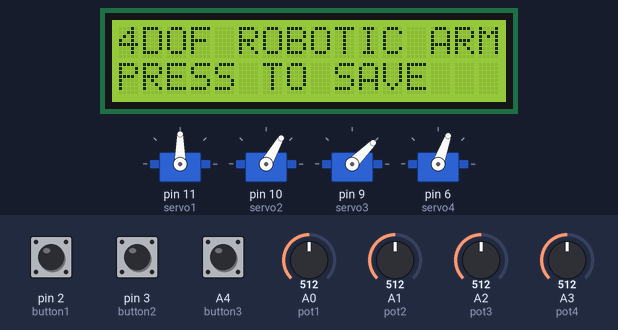
A sketch run on a simulated Arduino Uno, built with avr-gcc and run on an emulated ATmega328P. On the bench: 16×2 character LCD, 4 × servo. The inputs (shaded band) are chosen by the test bench; at power-on: pin 2 (button1) LOW, A4 (button3) LOW, pin 3 (button2) LOW, A0 (pot1) = 512, A1 (pot2) = 512, A2 (pot3) = 512, A3 (pot4) = 512. What the sketch prints to the serial monitor is not drawn.

Above: at 1.2 s.
1.3 s: pin 2 (button1) pulled HIGH for 3.2 s
At 2.2 s:
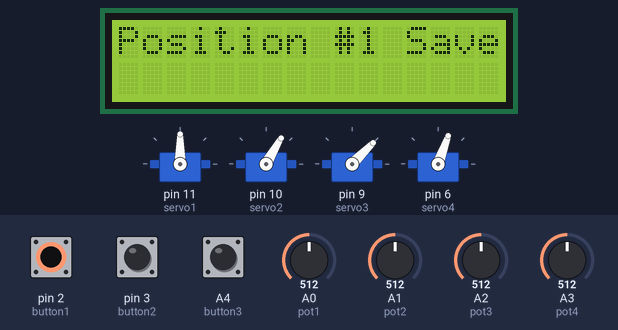
6.0 s: A4 (button3) pulled HIGH for 3.2 s
At 9.8 s:
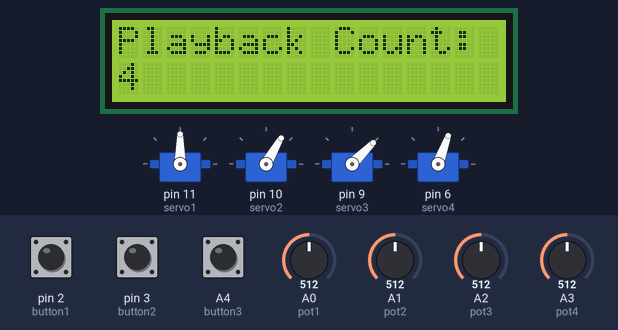
10.7 s: pin 3 (button2) pulled HIGH for 0.15 s
At 10.88 s:
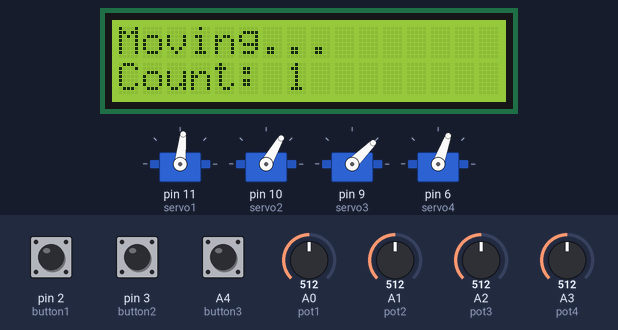
Timing chart, 0 to 63.8 s (numbered marks = the images above; inputs shaded):
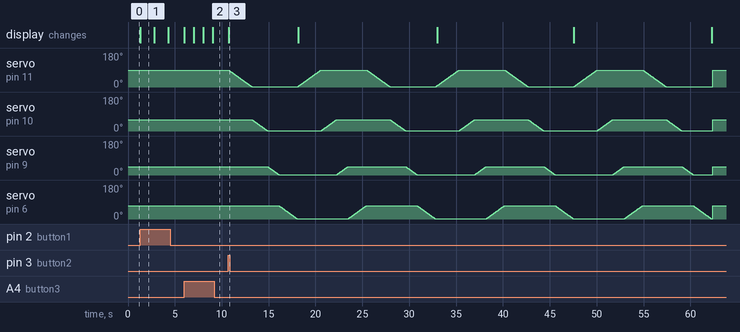

The sketch:

main.ino
```cpp
#include <Servo.h>
#include <LiquidCrystal.h>

Servo servo1;
Servo servo2;
Servo servo3;
Servo servo4;

LiquidCrystal lcd(13, 12, 8, 7, 5, 4); // Modify pin numbers to match your wiring

const int button1 = 2;
const int button2 = 3;
const int button3 = A4; // New button to set playback count

int button1Pressed = 0;
boolean button2Pressed = false;

const int pot1 = A0;
const int pot2 = A1;
const int pot3 = A2;
const int pot4 = A3;

int pot1Val;
int pot2Val;
int pot3Val;
int pot4Val;

int pot1Angle;
int pot2Angle;
int pot3Angle;
int pot4Angle;

int servo1PosSave[] = {1, 1, 1, 1, 1, 1, 1, 1};
int servo2PosSave[] = {1, 1, 1, 1, 1, 1, 1, 1};
int servo3PosSave[] = {1, 1, 1, 1, 1, 1, 1, 1};
int servo4PosSave[] = {1, 1, 1, 1, 1, 1, 1, 1};

int playbackCount = 0; // Number of times to play back
int servo1Step = 1; // The step size for servo1
int servo2Step = 1; // The step size for servo2
int servo3Step = 1; // The step size for servo3
int servo4Step = 1; // The step size for servo4
int servoMoveDelay = 28; // Delay between each step in milliseconds

void setup() {
  lcd.begin(16, 2);
  Serial.begin(9600);

  servo1.attach(11);
  servo2.attach(10);
  servo3.attach(9);
  servo4.attach(6);

  pinMode(button1, INPUT);
  pinMode(button2, INPUT);
  pinMode(button3, INPUT);

  servo1.write(90);
  servo2.write(90);
  servo3.write(90);
  servo4.write(90);

  lcd.setCursor(0, 0);
  lcd.print("4DOF ROBOTIC ARM");
  lcd.setCursor(0, 1);
  lcd.print("PRESS TO SAVE");
}

void loop() {
  pot1Val = analogRead(pot1);
  pot1Angle = map(pot1Val, 0, 1023, 180, 0);
  pot2Val = analogRead(pot2);
  pot2Angle = map(pot2Val, 0, 1023, 100, 20);
  pot3Val = analogRead(pot3);
  pot3Angle = map(pot3Val, 0, 1023, 80, 10);
  pot4Val = analogRead(pot4);
  pot4Angle = map(pot4Val, 0, 1023, 90, 50);

  servo1.write(pot1Angle);
  servo2.write(pot2Angle);
  servo3.write(pot3Angle);
  servo4.write(pot4Angle);

  if (digitalRead(button1) == HIGH) {
    button1Pressed++;
    switch (button1Pressed) {
      case 1:
        servo1PosSave[0] = pot1Angle;
        servo2PosSave[0] = pot2Angle;
        servo3PosSave[0] = pot3Angle;
        servo4PosSave[0] = pot4Angle;
        lcd.clear();
        lcd.setCursor(0, 0);
        lcd.print("Position #1 Saved");
        Serial.println("Position #1 Saved");
        delay(1500);
        break;

      case 2:
        servo1PosSave[1] = pot1Angle;
        servo2PosSave[1] = pot2Angle;
        servo3PosSave[1] = pot3Angle;
        servo4PosSave[1] = pot4Angle;
        lcd.clear();
        lcd.setCursor(0, 0);
        lcd.print("Position #2 Saved");
        Serial.println("Position #2 Saved");
        delay(1500);
        break;

      case 3:
        servo1PosSave[2] = pot1Angle;
        servo2PosSave[2] = pot2Angle;
        servo3PosSave[2] = pot3Angle;
        servo4PosSave[2] = pot4Angle;
        lcd.clear();
        lcd.setCursor(0, 0);
        lcd.print("Position #3 Saved");
        Serial.println("Position #3 Saved");
        delay(1500);
        break;

      case 4:
        servo1PosSave[3] = pot1Angle;
        servo2PosSave[3] = pot2Angle;
        servo3PosSave[3] = pot3Angle;
        servo4PosSave[3] = pot4Angle;
        lcd.clear();
        lcd.setCursor(0, 0);
        lcd.print("Position #4 Saved");
        Serial.println("Position #4 Saved");
        delay(1500);
        break;

      case 5:
        servo1PosSave[4] = pot1Angle;
        servo2PosSave[4] = pot2Angle;
        servo3PosSave[4] = pot3Angle;
        servo4PosSave[4] = pot4Angle;
        lcd.clear();
        lcd.setCursor(0, 0);
        lcd.print("Position #5 Saved");
        Serial.println("Position #5 Saved");
        delay(1500);
        break;

      case 6:
        servo1PosSave[5] = pot1Angle;
        servo2PosSave[5] = pot2Angle;
        servo3PosSave[5] = pot3Angle;
        servo4PosSave[5] = pot4Angle;
        lcd.clear();
        lcd.setCursor(0, 0);
        lcd.print("Position #6 Saved");
        Serial.println("Position #6 Saved");
        delay(1500);
        break;

      case 7:
        servo1PosSave[6] = pot1Angle;
        servo2PosSave[6] = pot2Angle;
        servo3PosSave[6] = pot3Angle;
        servo4PosSave[6] = pot4Angle;
        lcd.clear();
        lcd.setCursor(0, 0);
        lcd.print("Position #7 Saved");
        Serial.println("Position #7 Saved");
        delay(1500);
        break;

      case 8:
        servo1PosSave[7] = pot1Angle;
        servo2PosSave[7] = pot2Angle;
        servo3PosSave[7] = pot3Angle;
        servo4PosSave[7] = pot4Angle;
        lcd.clear();
        lcd.setCursor(0, 0);
        lcd.print("Position #8 Saved");
        lcd.setCursor(0, 1);
        lcd.print("PRESS TO MOVE");
        Serial.println("Position #8 Saved");
        delay(1500);
        break;
    }
  }

  if (digitalRead(button2) == HIGH) {
    button2Pressed = true;
  }

  if (digitalRead(button3) == HIGH) {
    playbackCount++;
    if (playbackCount > 10) {
      playbackCount = 0;
    }
    lcd.clear();
    lcd.setCursor(0, 0);
    lcd.print("Playback Count:");
    lcd.setCursor(0, 1);
    lcd.print(playbackCount);
    delay(1000);
  }

  if (button2Pressed) {
    for (int count = 0; count < playbackCount; count++) {
      for (int i = 0; i < 8; i++) {
        int targetPos1 = servo1PosSave[i];
        int targetPos2 = servo2PosSave[i];
        int targetPos3 = servo3PosSave[i];
        int targetPos4 = servo4PosSave[i];

        lcd.clear();
        lcd.setCursor(0, 0);
        lcd.print("Moving...");
        lcd.setCursor(0, 1);
        lcd.print("Count: ");
        lcd.print(count + 1);
        Serial.print("Moving to Position #");
        Serial.println(i + 1);

        // Gradually move servo1
        while (servo1.read() != targetPos1) {
          if (servo1.read() < targetPos1) {
            servo1.write(servo1.read() + servo1Step);
          } else {
            servo1.write(servo1.read() - servo1Step);
          }
          delay(servoMoveDelay);
        }

        // Gradually move servo2
        while (servo2.read() != targetPos2) {
          if (servo2.read() < targetPos2) {
            servo2.write(servo2.read() + servo2Step);
          } else {
            servo2.write(servo2.read() - servo2Step);
          }
          delay(servoMoveDelay);
        }

        // Gradually move servo3
        while (servo3.read() != targetPos3) {
          if (servo3.read() < targetPos3) {
            servo3.write(servo3.read() + servo3Step);
          } else {
            servo3.write(servo3.read() - servo3Step);
          }
          delay(servoMoveDelay);
        }

        // Gradually move servo4
        while (servo4.read() != targetPos4) {
          if (servo4.read() < targetPos4) {
            servo4.write(servo4.read() + servo4Step);
          } else {
            servo4.write(servo4.read() - servo4Step);
          }
          delay(servoMoveDelay);
        }
      }
    }
    button2Pressed = false;
    lcd.clear();
    lcd.setCursor(0, 0);
    lcd.print("Task Completed");
    lcd.setCursor(0, 1);
    lcd.print("Restart Playback");
    delay(100);
  }
}
```

Measured:
- after the input at 1.3 s, the display: changes at once (image 1)
- after the input at 6.0 s, the display: first changes at once (image 2 shows a later state)
- what the display in image 1 shows lasts 1.5 s, from 1.3 s to 2.8 s
